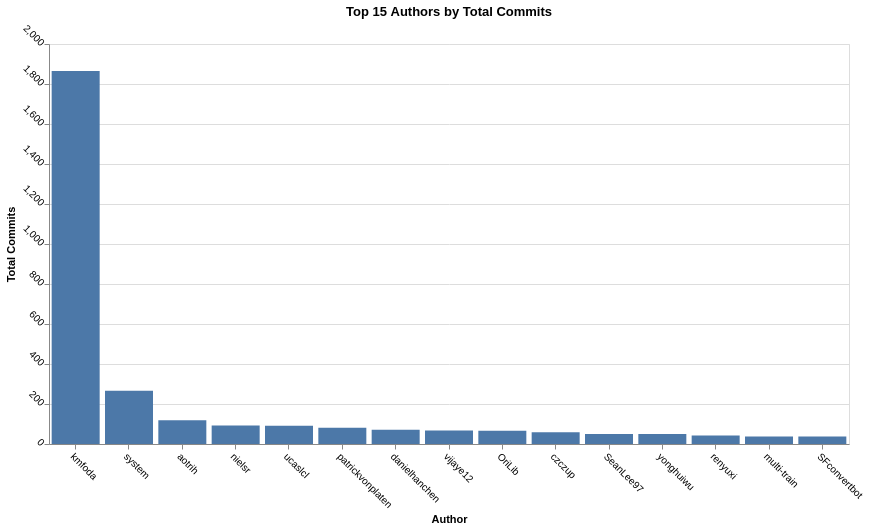

Write notebook code for a chart like this one.
### Code cell
import pandas as pd
import matplotlib.pyplot as plt

top_authors = data.groupby('author')['count'].sum().sort_values(ascending=False).head(15).reset_index()
top_authors.columns = ['author', 'total_commits']

chart = alt.Chart(top_authors).mark_bar().encode(
    x=alt.X('author:N', title='Author', sort='-y'),
    y=alt.Y('total_commits:Q', title='Total Commits'),
    tooltip=[
        alt.Tooltip('author:N', title='Author'),
        alt.Tooltip('total_commits:Q', title='Total Commits')
    ]
).properties(
    title='Top 15 Authors by Total Commits',
    width=800,
    height=400
).configure_axis(
    labelAngle=45  
).interactive()

chart.show()

### Figure 1 — Vega-Lite specification as saved in the notebook (floating-point values rounded to 4 significant figures)
{"config": {"view": {"continuousWidth": 300, "continuousHeight": 300}, "axis": {"labelAngle": 45}}, "data": {"name": "data-a14f46bb274297b893645ef4e219764b"}, "mark": {"type": "bar"}, "encoding": {"tooltip": [{"field": "author", "title": "Author", "type": "nominal"}, {"field": "total_commits", "title": "Total Commits", "type": "quantitative"}], "x": {"field": "author", "sort": "-y", "title": "Author", "type": "nominal"}, "y": {"field": "total_commits", "title": "Total Commits", "type": "quantitative"}}, "height": 400, "params": [{"name": "param_85", "select": {"type": "interval", "encodings": ["x", "y"]}, "bind": "scales"}], "title": "Top 15 Authors by Total Commits", "width": 800, "$schema": "https://vega.github.io/schema/vega-lite/v5.20.1.json", "datasets": {"data-a14f46bb274297b893645ef4e219764b": [{"author": "kmfoda", "total_commits": 1865}, {"author": "system", "total_commits": 266}, {"author": "aotrih", "total_commits": 119}, {"author": "nielsr", "total_commits": 93}, {"author": "ucaslcl", "total_commits": 91}, {"author": "patrickvonplaten", "total_commits": 81}, {"author": "danielhanchen", "total_commits": 71}, {"author": "vijaye12", "total_commits": 67}, {"author": "OriLib", "total_commits": 66}, {"author": "czczup", "total_commits": 59}, {"author": "SeanLee97", "total_commits": 50}, {"author": "yonghuiwu", "total_commits": 50}, {"author": "renyuxi", "total_commits": 43}, {"author": "multi-train", "total_commits": 38}, {"author": "SFconvertbot", "total_commits": 37}]}}
